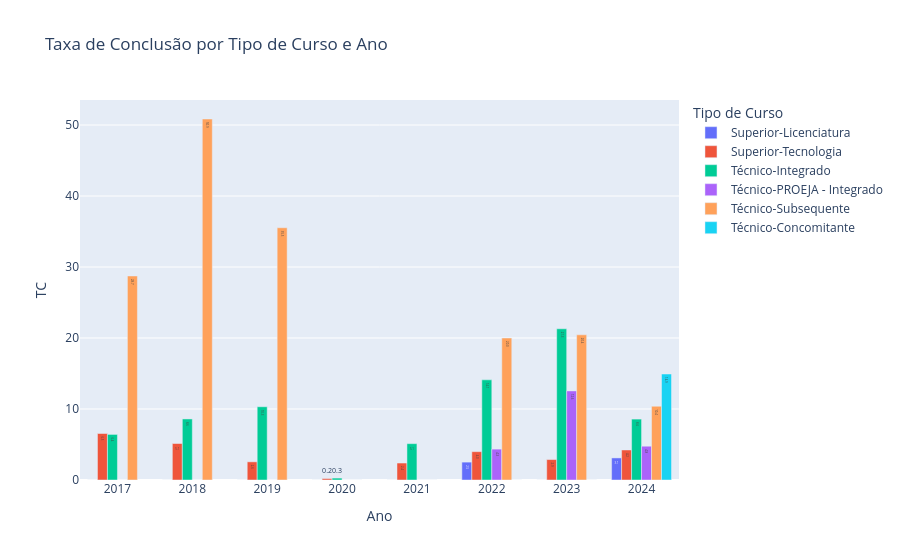

The notebook cell this image was saved under:
### Markdown cell above
### 3.3. Gráficos

### Code cell
# 6: Indicador por tipo de curso e ano

fig_g6 = px.bar(
    ind_ano_tipo,
    x="Ano",
    y=INDICADOR,
    color="Tipo de Curso",
    barmode="group",   
    labels={"color": f"{ROTULOS_INDICADORES[INDICADOR]} (%)", "Tipo de Curso": "Tipo de Curso"},
    title=f"{ROTULOS_INDICADORES[INDICADOR]} por Tipo de Curso e Ano",
    text_auto=".1f",
)
fig_g6.update_xaxes(tickmode="linear", dtick=1)
fig_g6.show()

### Figure 1 — Plotly figure (JSON) as saved in the notebook; plotly's stock layout.template omitted (floating-point values rounded to 4 significant figures)
{"data": [{"alignmentgroup": "True", "hovertemplate": "Tipo de Curso=Superior-Licenciatura<br>Ano=%{x}<br>TC=%{y}<extra></extra>", "legendgroup": "Superior-Licenciatura", "marker": {"color": "#636efa", "pattern": {"shape": ""}}, "name": "Superior-Licenciatura", "offsetgroup": "Superior-Licenciatura", "orientation": "v", "showlegend": true, "textposition": "auto", "texttemplate": "%{y:.1f}", "type": "bar", "x": [2017, 2018, 2019, 2020, 2021, 2022, 2023, 2024], "xaxis": "x", "y": [0.0, 0.0, 0.0, 0.0, 0.0, 2.52, 0.0, 3.11], "yaxis": "y"}, {"alignmentgroup": "True", "hovertemplate": "Tipo de Curso=Superior-Tecnologia<br>Ano=%{x}<br>TC=%{y}<extra></extra>", "legendgroup": "Superior-Tecnologia", "marker": {"color": "#EF553B", "pattern": {"shape": ""}}, "name": "Superior-Tecnologia", "offsetgroup": "Superior-Tecnologia", "orientation": "v", "showlegend": true, "textposition": "auto", "texttemplate": "%{y:.1f}", "type": "bar", "x": [2017, 2018, 2019, 2020, 2021, 2022, 2023, 2024], "xaxis": "x", "y": [6.55, 5.14, 2.56, 0.2, 2.39, 3.99, 2.88, 4.23], "yaxis": "y"}, {"alignmentgroup": "True", "hovertemplate": "Tipo de Curso=Técnico-Integrado<br>Ano=%{x}<br>TC=%{y}<extra></extra>", "legendgroup": "Técnico-Integrado", "marker": {"color": "#00cc96", "pattern": {"shape": ""}}, "name": "Técnico-Integrado", "offsetgroup": "Técnico-Integrado", "orientation": "v", "showlegend": true, "textposition": "auto", "texttemplate": "%{y:.1f}", "type": "bar", "x": [2017, 2018, 2019, 2020, 2021, 2022, 2023, 2024], "xaxis": "x", "y": [6.42, 8.6, 10.32, 0.27, 5.12, 14.11, 21.3, 8.58], "yaxis": "y"}, {"alignmentgroup": "True", "hovertemplate": "Tipo de Curso=Técnico-PROEJA - Integrado<br>Ano=%{x}<br>TC=%{y}<extra></extra>", "legendgroup": "Técnico-PROEJA - Integrado", "marker": {"color": "#ab63fa", "pattern": {"shape": ""}}, "name": "Técnico-PROEJA - Integrado", "offsetgroup": "Técnico-PROEJA - Integrado", "orientation": "v", "showlegend": true, "textposition": "auto", "texttemplate": "%{y:.1f}", "type": "bar", "x": [2017, 2018, 2019, 2020, 2021, 2022, 2023, 2024], "xaxis": "x", "y": [0.0, 0.0, 0.0, 0.0, 0.0, 4.35, 12.55, 4.76], "yaxis": "y"}, {"alignmentgroup": "True", "hovertemplate": "Tipo de Curso=Técnico-Subsequente<br>Ano=%{x}<br>TC=%{y}<extra></extra>", "legendgroup": "Técnico-Subsequente", "marker": {"color": "#FFA15A", "pattern": {"shape": ""}}, "name": "Técnico-Subsequente", "offsetgroup": "Técnico-Subsequente", "orientation": "v", "showlegend": true, "textposition": "auto", "texttemplate": "%{y:.1f}", "type": "bar", "x": [2017, 2018, 2019, 2020, 2021, 2022, 2023, 2024], "xaxis": "x", "y": [28.74, 50.85, 35.53, 0.0, 0.0, 20.0, 20.45, 10.39], "yaxis": "y"}, {"alignmentgroup": "True", "hovertemplate": "Tipo de Curso=Técnico-Concomitante<br>Ano=%{x}<br>TC=%{y}<extra></extra>", "legendgroup": "Técnico-Concomitante", "marker": {"color": "#19d3f3", "pattern": {"shape": ""}}, "name": "Técnico-Concomitante", "offsetgroup": "Técnico-Concomitante", "orientation": "v", "showlegend": true, "textposition": "auto", "texttemplate": "%{y:.1f}", "type": "bar", "x": [2022, 2023, 2024], "xaxis": "x", "y": [0.0, 0.0, 14.93], "yaxis": "y"}], "layout": {"barmode": "group", "legend": {"title": {"text": "Tipo de Curso"}, "tracegroupgap": 0}, "title": {"text": "Taxa de Conclusão por Tipo de Curso e Ano"}, "xaxis": {"anchor": "y", "domain": [0, 1], "dtick": 1, "tickmode": "linear", "title": {"text": "Ano"}}, "yaxis": {"anchor": "x", "domain": [0, 1], "title": {"text": "TC"}}}}
